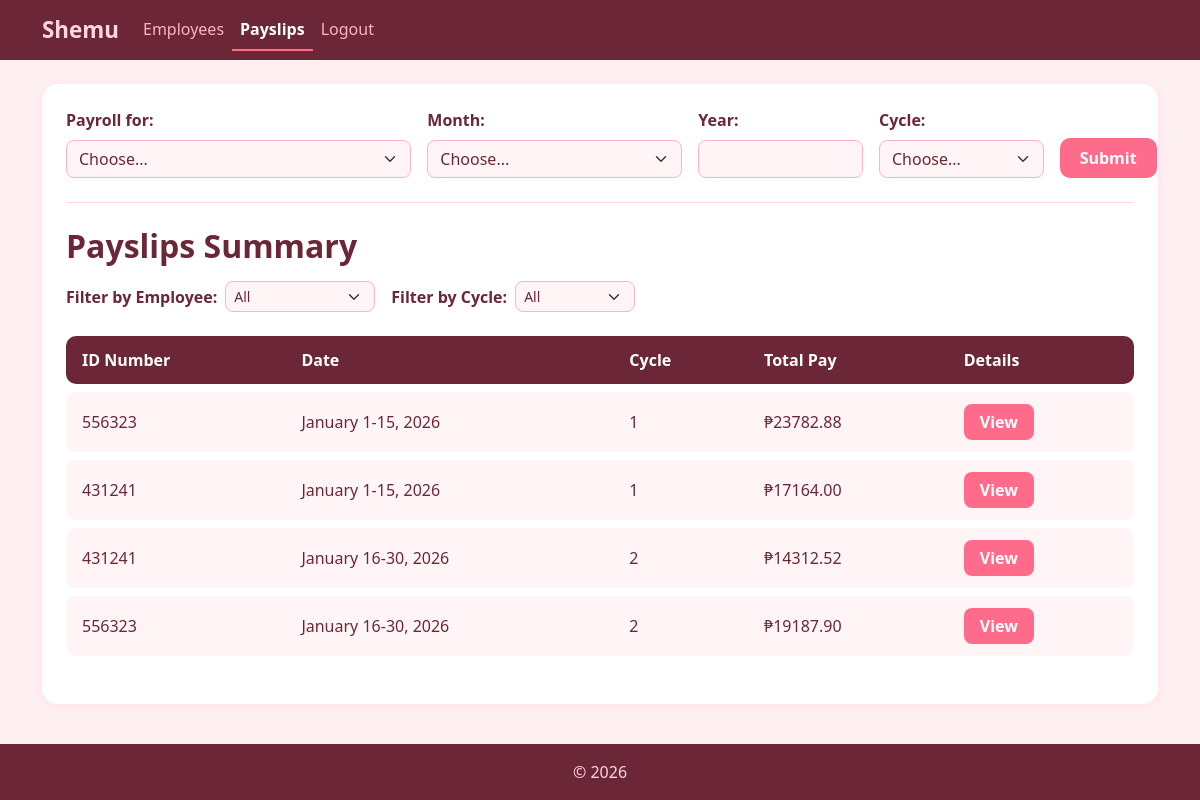
The page /payslips/ (signed in) on the database its author committed.
### payroll_app/models.py (models this page shows, shortened)
class Payslip(models.Model):
    id_number = models.ForeignKey(Employee, on_delete=models.CASCADE, to_field="id_number")
    month = models.CharField(max_length=20)
    date_range = models.CharField(max_length=20)
    year = models.CharField(max_length=4)
    pay_cycle = models.IntegerField()
    rate = models.FloatField()
    earnings_allowance = models.FloatField()
    deductions_tax = models.FloatField()
    deductions_health = models.FloatField()
    pag_ibig = models.FloatField()
    sss = models.FloatField()
    overtime = models.FloatField()
    total_pay = models.FloatField()
    def getIDNumber(self):
        return self.id_number.id_number
    def getMonth(self):
        return self.month
    def getDate_range(self):
        return self.date_range
    def getYear(self):
        return self.year
    def getPay_cycle(self):
        return self.pay_cycle
    def getTotal_pay(self):
        return self.total_pay

class Employee(models.Model):
    user = models.OneToOneField(User, on_delete=models.SET_NULL, null=True, blank=True)
    name = models.CharField(max_length=100)
    id_number = models.CharField(max_length=50, unique=True)
    rate = models.FloatField()
    overtime_pay = models.FloatField(null=True, blank=True)
    allowance = models.FloatField(null=True, blank=True)

### payroll_app/views.py (the view, shortened to what this page needs)
# urls.py: path('payslips/', views.payslips, name='payslips'),
@login_required(login_url='login')
def payslips(request):
    employees = Employee.objects.all()
    error_messages = []
    cycle_filter = request.GET.get('cycle_filter', 'all')
    employee_filter = request.GET.get('employee_filter', 'all')
    payslips = Payslip.objects.all()
    if cycle_filter == '1':
        payslips = payslips.filter(pay_cycle=1)
    elif cycle_filter == '2':
        payslips = payslips.filter(pay_cycle=2)
    if employee_filter != 'all':
        payslips = payslips.filter(id_number__id_number=employee_filter)
    return render(request, 'payroll_app/payslips.html', {'employees': employees, 'payslips': payslips, 'error_messages': error_messages, 'cycle_filter': cycle_filter, 'employee_filter': employee_filter})

### payroll_app/templates/payroll_app/payslips.html (shortened to what this page needs)
{% extends 'payroll_app/base.html' %}
{% block content %}
<div class="card-table">
    {% if not is_employee %}
    <form method="POST" action="{% url 'payslips' %}">
        <div class="row g-3 align-items-end">
            <div class="col-md-4">
                <label class="form-label">Payroll for:</label>
                <select name="payroll_for" class="form-select" required>
                    <option value="">Choose...</option>
                </select>
            </div>
            <div class="col-md-3">
                <label class="form-label">Month:</label>
                <select name="month" class="form-select" required>
                    <option value="">Choose...</option>
                </select>
            </div>
            <div class="col-md-2">
                <label for="year" class="form-label">Year:</label>
                <input type="text" name="year" id="year" class="form-control" pattern="\d{4}" title="Please enter a valid 4-digit year" required>
            </div>
            <div class="col-md-2">
                <label class="form-label">Cycle:</label>
                <select name="cycle" class="form-select" required>
                    <option value="">Choose...</option>
                </select>
            </div>
            <div class="col-md-1 d-flex align-items-end">
                <button type="submit" class="btn btn-submit">Submit</button>
            </div>
        </div>
    </form>
    <div class="divider"></div>
    {% endif %}
    <h2 class="mb-3">Payslips Summary</h2>
    {% if not is_employee %}
    <div class="mb-3 d-flex gap-3 align-items-center filter-row">
        <div class="d-flex align-items-center gap-2">
            <label class="fw-bold mb-0">Filter by Employee:</label>
            <select class="form-select form-select-sm" style="width: 150px;" onchange="window.location.href='?cycle_filter={{ cycle_filter }}&employee_filter=' + this.value">
                <option value="all" {% if employee_filter == 'all' or not employee_filter %}selected{% endif %}>All</option>
            </select>
        </div>
        <div class="d-flex align-items-center gap-2">
            <label class="fw-bold mb-0">Filter by Cycle:</label>
            <select class="form-select form-select-sm" style="width: 120px;" onchange="window.location.href='?cycle_filter=' + this.value + '&employee_filter={{ employee_filter }}'">
                <option value="all" {% if cycle_filter == 'all' or not cycle_filter %}selected{% endif %}>All</option>
            </select>
        </div>
    </div>
    {% endif %}
    <table class="table">
        <thead>
            <tr>
                <th>ID Number</th>
                <th>Date</th>
                <th>Cycle</th>
                <th>Total Pay</th>
                <th>Details</th>
            </tr>
        </thead>
        <tbody>
            {% for payslip in payslips %}
            <tr>
                <td>{{ payslip.getIDNumber }}</td>
                <td>{{ payslip.getMonth }} {{ payslip.getDate_range }}, {{ payslip.getYear }}</td>
                <td>{{ payslip.getPay_cycle }}</td>
                <td>₱{{ payslip.getTotal_pay|floatformat:2 }}</td>
                <td><a href="{% url 'view_payslip' payslip.pk %}" class="btn-view">View</a></td>
            </tr>
            {% empty %}
            <tr>
                <td colspan="5" class="text-center text-muted">No payslips found.</td>
            </tr>
            {% endfor %}
        </tbody>
    </table>
</div>
{% endblock %}

### payroll_app/templates/payroll_app/base.html (shortened to what this page needs)
<!DOCTYPE html>
<html lang="en">
<head>
    <link href="https://cdn.jsdelivr.net/npm/bootstrap@5.3.0/dist/css/bootstrap.min.css" rel="stylesheet">
</head>
<body class="d-flex flex-column min-vh-100">
    <nav class="navbar navbar-expand-lg navbar-dark">
        <div class="container">
            <a class="navbar-brand" href="{% url 'home' %}">Shemu</a>
            <div class="collapse navbar-collapse">
                <ul class="navbar-nav">
                    {% if request.user.is_authenticated %}
                        {% if request.user.is_staff %}
                            <li class="nav-item">
                                <a class="nav-link {% if request.resolver_match.url_name == 'home' %}active{% endif %}"
                                   href="{% url 'home' %}">Employees</a>
                            </li>
                        {% endif %}
                        <li class="nav-item">
                            <a class="nav-link {% if request.resolver_match.url_name == 'payslips' %}active{% endif %}"
                               href="{% url 'payslips' %}">Payslips</a>
                        </li>
                        <li class="nav-item ms-auto">
                            <a class="nav-link" href="{% url 'logout' %}">Logout</a>
                        </li>
                    {% endif %}
                </ul>
            </div>
        </div>
    </nav>
    <div class="container mt-4 flex-grow-1">
        {% block content %}
        {% endblock %}
    </div>
    <footer class="text-center py-3">
        &copy; 2026
    </footer>
</body>
</html>

### payroll_app/templates/payroll_app/base.html (style rules this page uses)
body { background-color: #fff0f3; }
.navbar { background-color: #6b2737 !important; }
.navbar-brand { color: #ffd6e0 !important; font-weight: 700; font-size: 1.4rem; }
.nav-link { color: #ffb3c1 !important; font-weight: 500; }
.nav-link.active { color: white !important; font-weight: 700; border-bottom: 2px solid #ff6b8a; }
footer { background-color: #6b2737 !important; color: #ffd6e0 !important; }

### payroll_app/templates/payroll_app/payslips.html (style rules this page uses)
.card-table { background: white; border-radius: 16px; padding: 24px; box-shadow: 0 2px 12px rgba(255, 150, 170, 0.15); }
h2 { color: #6b2737; font-weight: 700; }
.form-label, .fw-bold { color: #6b2737; font-weight: 600 !important; }
.form-select, .form-control { border: 1.5px solid #ffb3c1; border-radius: 8px; background-color: #fff5f7; color: #6b2737; }
.btn-submit { background-color: #ff6b8a; color: white; border: none; border-radius: 10px; padding: 8px 20px; font-weight: 600; white-space: nowrap; }
.divider { border-top: 1.5px solid #ffd6e0; margin: 24px 0; }
.table { border-collapse: separate; border-spacing: 0 8px; }
.table thead th { background-color: #6b2737; color: white; border: none; font-weight: 600; padding: 12px 16px; }
.table thead th:first-child { border-radius: 10px 0 0 10px; }
.table thead th:last-child { border-radius: 0 10px 10px 0; }
.table tbody tr td { background-color: #fff5f7; border: none; padding: 12px 16px; vertical-align: middle; color: #6b2737; }
.table tbody tr td:first-child { border-radius: 10px 0 0 10px; }
.table tbody tr td:last-child { border-radius: 0 10px 10px 0; }
.btn-view { background-color: #ff6b8a; color: white; border: none; border-radius: 8px; padding: 6px 16px; font-weight: 600; text-decoration: none; display: inline-block; }
.filter-row label { color: #6b2737; font-weight: 600; margin-bottom: 0; white-space: nowrap; }

### rows shown on the page
Payslip: getIDNumber "556323", getMonth "January", getDate_range "1-15", getYear "2026", getPay_cycle "1", getTotal_pay "23782.88"
Payslip: getIDNumber "431241", getMonth "January", getDate_range "1-15", getYear "2026", getPay_cycle "1", getTotal_pay "17164.00"
Payslip: getIDNumber "431241", getMonth "January", getDate_range "16-30", getYear "2026", getPay_cycle "2", getTotal_pay "14312.52"
Payslip: getIDNumber "556323", getMonth "January", getDate_range "16-30", getYear "2026", getPay_cycle "2", getTotal_pay "19187.90"
